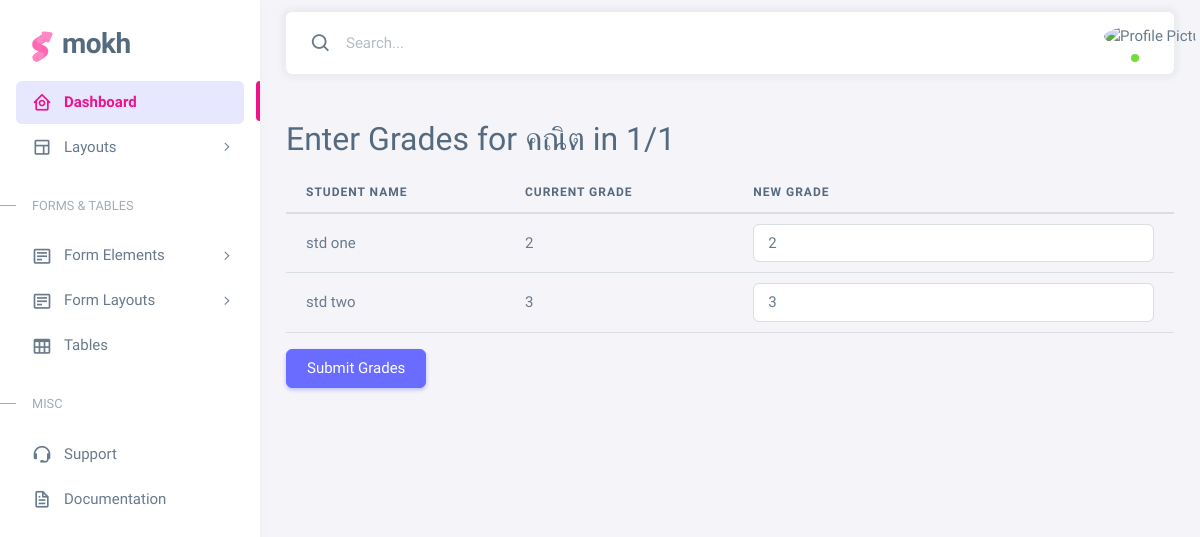
Page /classroom/1/subject/1/grades (signed in) on the committed database.
### models.py (models this page shows, shortened)
class Subject(db.Model):
    id = db.Column(db.Integer, primary_key=True)
    name = db.Column(db.String(100), nullable=False)
    credit_units = db.Column(db.Integer, nullable=False)
    description = db.Column(db.Text, nullable=True)
    classroom_id = db.Column(db.Integer, db.ForeignKey('classroom.id'), nullable=False)

class Classroom(db.Model):
    id = db.Column(db.Integer, primary_key=True)
    name = db.Column(db.String(50), nullable=False)
    year = db.Column(db.String(20))
    subjects = db.relationship('Subject', backref='classroom', lazy=True)
    students = db.relationship('Student', backref='classroom', lazy=True)
    details = db.Column(db.String(250))

class User(UserMixin, db.Model):
    id = db.Column(db.Integer, primary_key=True)
    id_card = db.Column(db.String(20))
    username = db.Column(db.String(80), unique=True, nullable=False)
    password = db.Column(db.String(200), nullable=False)
    first_name = db.Column(db.String(100))
    last_name = db.Column(db.String(100))
    email = db.Column(db.String(120), unique=True, nullable=False)
    gender = db.Column(db.String(10))
    account_type = db.Column(db.String(50))

### grades_routes.py (the view)
@grades_bp.route('/classroom/<int:classroom_id>/subject/<int:subject_id>/grades', methods=['GET', 'POST'])
@login_required
def enter_grades(classroom_id, subject_id):
    classroom = Classroom.query.get_or_404(classroom_id)
    subject = Subject.query.get_or_404(subject_id)
    students = db.session.query(User).join(Student, Student.user_id == User.id).filter(Student.classroom_id == classroom_id).all()
    grades_dict = {}
    if request.method == 'POST':
        for student in students:
            grade_value = request.form.get(f'grade_{student.id}')
            grade = Grade.query.filter_by(student_id=student.id, subject_id=subject_id, classroom_id=classroom_id).first()
            if not grade:
                grade = Grade(student_id=student.id, subject_id=subject_id, classroom_id=classroom_id, grade_value=grade_value)
                db.session.add(grade)
            else:
                grade.grade_value = grade_value
            db.session.commit()
            grades_dict[student.id] = grade_value
        flash('Grades updated successfully', 'success')
    else:
        for student in students:
            grade = Grade.query.filter_by(student_id=student.id, subject_id=subject_id, classroom_id=classroom_id).first()
            if grade:
                grades_dict[student.id] = grade.grade_value
            else:
                grades_dict[student.id] = 'null'
    return render_template('enter_grades.html', classroom=classroom, subject=subject, students=students, grades_dict=grades_dict)

### app.py (called while the page is built)
@login_manager.user_loader
def load_user(user_id):
    return User.query.get(int(user_id))

### templates/enter_grades.html
{% extends 'base.html' %}
{% block content %}
<div class="container mt-5">
    <h2>Enter Grades for {{ subject.name }} in {{ classroom.name }}</h2>
    <form action="{{ url_for('grades_bp.enter_grades', classroom_id=classroom.id, subject_id=subject.id) }}" method="POST">
        <table class="table">
            <thead>
                <tr>
                    <th>Student Name</th>
                    <th>Current Grade</th>
                    <th>New Grade</th>
                </tr>
            </thead>
            <tbody>
                {% for student in students %}
                <tr>
                    <td>{{ student.first_name }} {{ student.last_name }}</td>
                    <td>{{ grades_dict[student.id] }}</td>
                    <td>
                        <input type="text" class="form-control" name="grade_{{ student.id }}" placeholder="Enter grade" value="{{ grades_dict[student.id] }}">
                    </td>
                </tr>
                {% endfor %}
            </tbody>
        </table>
        <button type="submit" class="btn btn-primary">Submit Grades</button>
    </form>
</div>
{% endblock %}

### rows in the picture
Subject: name "คณิต"
Classroom: name "1/1"
User: first_name "std", last_name "one", id "2"
User: first_name "std", last_name "two", id "3"
